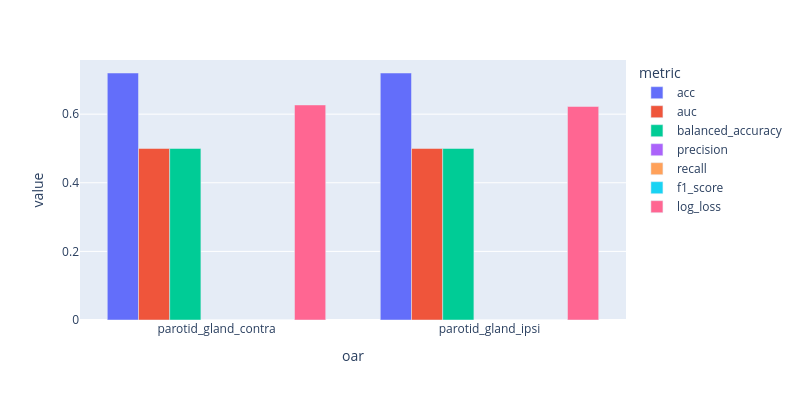

Notebook source saved alongside this figure:
### Code cell
import os, json
import pandas
import plotly.express as px

path_ = r"C:\Users\bilel.guetarni\Desktop\ARTIX\experiments\004"
result_df = []
for run in os.listdir(path_):
    with open(os.path.join(path_, run, "params.json"), "r") as f:
        params = json.load(f)

    metrics_df = pandas.read_csv(os.path.join(path_, run, "metrics.csv"))
    metrics_df = metrics_df.drop(columns=["Unnamed: 0"])
    avg_metrics = metrics_df.mean().to_dict()
    for k, v in avg_metrics.items():
        result_df.append({"oar": params["oar"], "metric": k, "value": v, "std": metrics_df.std().to_dict()[k]})

result_df = pandas.DataFrame(result_df)

fig = px.bar(result_df, x="oar", y="value", color="metric", barmode="group")
fig.update_layout(autosize=False, width=800, height=400)
fig.show()
fig.write_image(r"C:\Users\bilel.guetarni\Downloads\newplot.png")

### Figure 1 — Plotly figure (JSON) as saved in the notebook; plotly's stock layout.template omitted (floating-point values rounded to 4 significant figures)
{"data": [{"alignmentgroup": "True", "hovertemplate": "metric=acc<br>oar=%{x}<br>value=%{y}<extra></extra>", "legendgroup": "acc", "marker": {"color": "#636efa", "pattern": {"shape": ""}}, "name": "acc", "offsetgroup": "acc", "orientation": "v", "showlegend": true, "textposition": "auto", "type": "bar", "x": ["parotid_gland_contra", "parotid_gland_ipsi"], "xaxis": "x", "y": [0.72, 0.72], "yaxis": "y"}, {"alignmentgroup": "True", "hovertemplate": "metric=auc<br>oar=%{x}<br>value=%{y}<extra></extra>", "legendgroup": "auc", "marker": {"color": "#EF553B", "pattern": {"shape": ""}}, "name": "auc", "offsetgroup": "auc", "orientation": "v", "showlegend": true, "textposition": "auto", "type": "bar", "x": ["parotid_gland_contra", "parotid_gland_ipsi"], "xaxis": "x", "y": [0.5, 0.5], "yaxis": "y"}, {"alignmentgroup": "True", "hovertemplate": "metric=balanced_accuracy<br>oar=%{x}<br>value=%{y}<extra></extra>", "legendgroup": "balanced_accuracy", "marker": {"color": "#00cc96", "pattern": {"shape": ""}}, "name": "balanced_accuracy", "offsetgroup": "balanced_accuracy", "orientation": "v", "showlegend": true, "textposition": "auto", "type": "bar", "x": ["parotid_gland_contra", "parotid_gland_ipsi"], "xaxis": "x", "y": [0.5, 0.5], "yaxis": "y"}, {"alignmentgroup": "True", "hovertemplate": "metric=precision<br>oar=%{x}<br>value=%{y}<extra></extra>", "legendgroup": "precision", "marker": {"color": "#ab63fa", "pattern": {"shape": ""}}, "name": "precision", "offsetgroup": "precision", "orientation": "v", "showlegend": true, "textposition": "auto", "type": "bar", "x": ["parotid_gland_contra", "parotid_gland_ipsi"], "xaxis": "x", "y": [0.0, 0.0], "yaxis": "y"}, {"alignmentgroup": "True", "hovertemplate": "metric=recall<br>oar=%{x}<br>value=%{y}<extra></extra>", "legendgroup": "recall", "marker": {"color": "#FFA15A", "pattern": {"shape": ""}}, "name": "recall", "offsetgroup": "recall", "orientation": "v", "showlegend": true, "textposition": "auto", "type": "bar", "x": ["parotid_gland_contra", "parotid_gland_ipsi"], "xaxis": "x", "y": [0.0, 0.0], "yaxis": "y"}, {"alignmentgroup": "True", "hovertemplate": "metric=f1_score<br>oar=%{x}<br>value=%{y}<extra></extra>", "legendgroup": "f1_score", "marker": {"color": "#19d3f3", "pattern": {"shape": ""}}, "name": "f1_score", "offsetgroup": "f1_score", "orientation": "v", "showlegend": true, "textposition": "auto", "type": "bar", "x": ["parotid_gland_contra", "parotid_gland_ipsi"], "xaxis": "x", "y": [0.0, 0.0], "yaxis": "y"}, {"alignmentgroup": "True", "hovertemplate": "metric=log_loss<br>oar=%{x}<br>value=%{y}<extra></extra>", "legendgroup": "log_loss", "marker": {"color": "#FF6692", "pattern": {"shape": ""}}, "name": "log_loss", "offsetgroup": "log_loss", "orientation": "v", "showlegend": true, "textposition": "auto", "type": "bar", "x": ["parotid_gland_contra", "parotid_gland_ipsi"], "xaxis": "x", "y": [0.6269, 0.6225], "yaxis": "y"}], "layout": {"autosize": false, "barmode": "group", "height": 400, "legend": {"title": {"text": "metric"}, "tracegroupgap": 0}, "margin": {"t": 60}, "width": 800, "xaxis": {"anchor": "y", "domain": [0, 1], "title": {"text": "oar"}}, "yaxis": {"anchor": "x", "domain": [0, 1], "title": {"text": "value"}}}}
